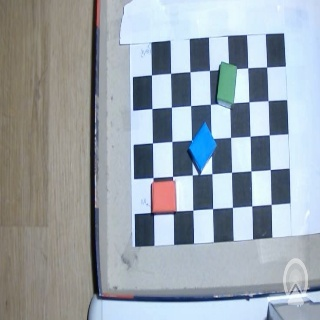
#> input picture source_code/vision/object_segmentation/Img.jpeg, 320 x 320 px
$ python -i image_preprocessing.py   (imports and definitions only)
#> lines starting #> are read from the running program, lines starting #| are printed output that depends on the picture; after the words box and inside, x2 and y2 are one past the last pixel; in counts of white or black regions, pixels touching at a corner belong together
import cv2
import numpy as np
from collections import namedtuple
from source_code.utility.paths import OBJ_SEGMENTATION_DIR


# [52 lines left out: function threshold_image_RGB, not called in this run]

def threshold_image_HSV(im): # NON FUNCTIONAL !!! --> doesn't work for BLUE!
#Only 5 params can be customised: The threshold vals for R,G and B channels and the min and max areas for iblobs function.
#> called with im = 'Img.jpeg'
    im = cv2.imread(str(im))
#> im is the input picture: shape (320, 320, 3); mean B, G, R 172.3, 164, 154

    hsv = cv2.cvtColor(im, cv2.COLOR_BGR2HSV)
#> hsv: shape (320, 320, 3); mean H, S, V 80, 48.4, 178.4

    H, S, V = cv2.split(hsv)
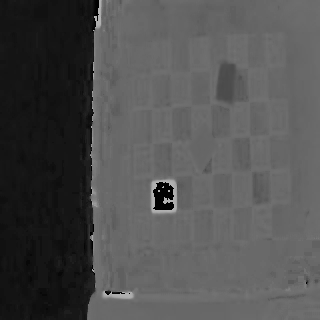
#> H: shape (320, 320); min 0, max 179, mean 80
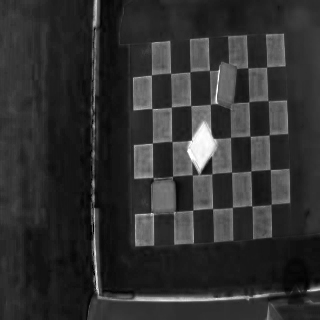
#> S: shape (320, 320); min 0, max 255, mean 48.4
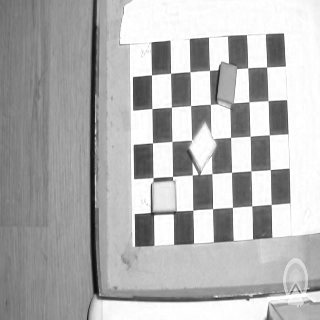
#> V: shape (320, 320); min 10, max 255, mean 178.4

    # Adaptive thresholds
    sat_thresh = np.mean(S) * 0.5
#> sat_thresh = 24.2
    val_thresh = np.mean(V) * 0.4
#> val_thresh = 71.37

    # ---------------- RED ----------------
    red_mask1 = (
        (H >= 0) & (H <= 10) &
        (S > sat_thresh) &
        (V > val_thresh)
    )
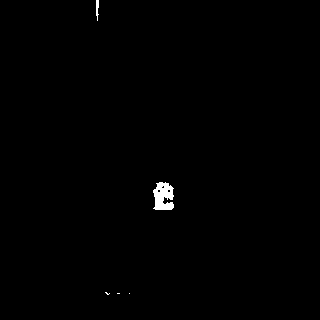
#> red_mask1: shape (320, 320) bool; 0.49% white; 5 white regions (3 under 20 px), largest, box (x1, y1, x2, y2) and area: (153, 182, 174, 210) 442, (96, 0, 99, 21) 46

    red_mask2 = (
        (H >= 170) & (H <= 179) &
        (S > sat_thresh) &
        (V > val_thresh)
    )
#> red_mask2: shape (320, 320) bool; 0.41% white in thin lines or dots, all inside (x1, y1, x2, y2) = (96, 0, 176, 298)
    r_thresh = ((red_mask1 | red_mask2).astype(np.uint8)) * 255
#> r_thresh: shape (320, 320); 0.9% white; 3 white regions, box (x1, y1, x2, y2) and area: (152, 180, 176, 212) 718, (96, 0, 101, 26) 113, (104, 292, 132, 298) 86

    # ---------------- GREEN ----------------
    green_mask = (
        (H >= 35) & (H <= 85) &
        (S > sat_thresh) &
        (V > val_thresh)
    )
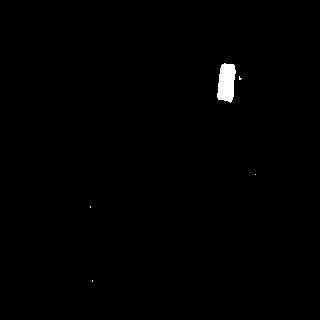
#> green_mask: shape (320, 320) bool; 0.58% white; 5 white regions (4 under 20 px), largest, box (x1, y1, x2, y2) and area: (217, 63, 236, 103) 578

    g_thresh = (green_mask.astype(np.uint8)) * 255

    # ---------------- BLUE ----------------
    blue_mask = (
        (H >= 100) & (H <= 115) &
        (S > sat_thresh) &
        (V > val_thresh)
)
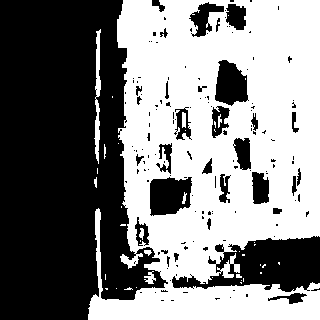
#> blue_mask: shape (320, 320) bool; 50.5% white; 149 black regions (118 under 20 px), largest, box (x1, y1, x2, y2) and area: (0, 0, 168, 320) 39007, (172, 236, 320, 292) 4707, (150, 177, 192, 216) 1325
    b_thresh = (blue_mask.astype(np.uint8)) * 255

    # Morphological cleanup
    kernel = np.ones((3,3), np.uint8)

    #r_thresh = cv2.morphologyEx(r_thresh,cv2.MORPH_OPEN,kernel)
    #g_thresh = cv2.morphologyEx(g_thresh,cv2.MORPH_OPEN,kernel)
    b_thresh = cv2.morphologyEx(b_thresh,cv2.MORPH_OPEN,kernel)
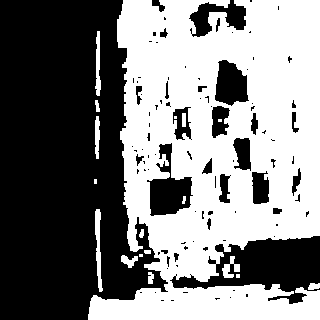
#> b_thresh: shape (320, 320); 49.6% white; 18 white regions (5 under 20 px), largest, box (x1, y1, x2, y2) and area: (88, 0, 320, 320) 49365, (95, 209, 103, 292) 360, (95, 31, 101, 96) 253

    # Visualize
    cv2.imshow("Red HSV", r_thresh)
    cv2.imshow("Green HSV", g_thresh)
    cv2.imshow("Blue HSV", b_thresh)

    cv2.waitKey(0)

    return r_thresh, b_thresh, g_thresh

def main():
    threshold_image_RGB(OBJ_SEGMENTATION_DIR /"Img.jpeg")
    #threshold_image_HSV(im=OBJ_SEGMENTATION_DIR /"Img.jpeg")

# [2 lines not run here, left out]

>>> result = threshold_image_HSV('Img.jpeg')
